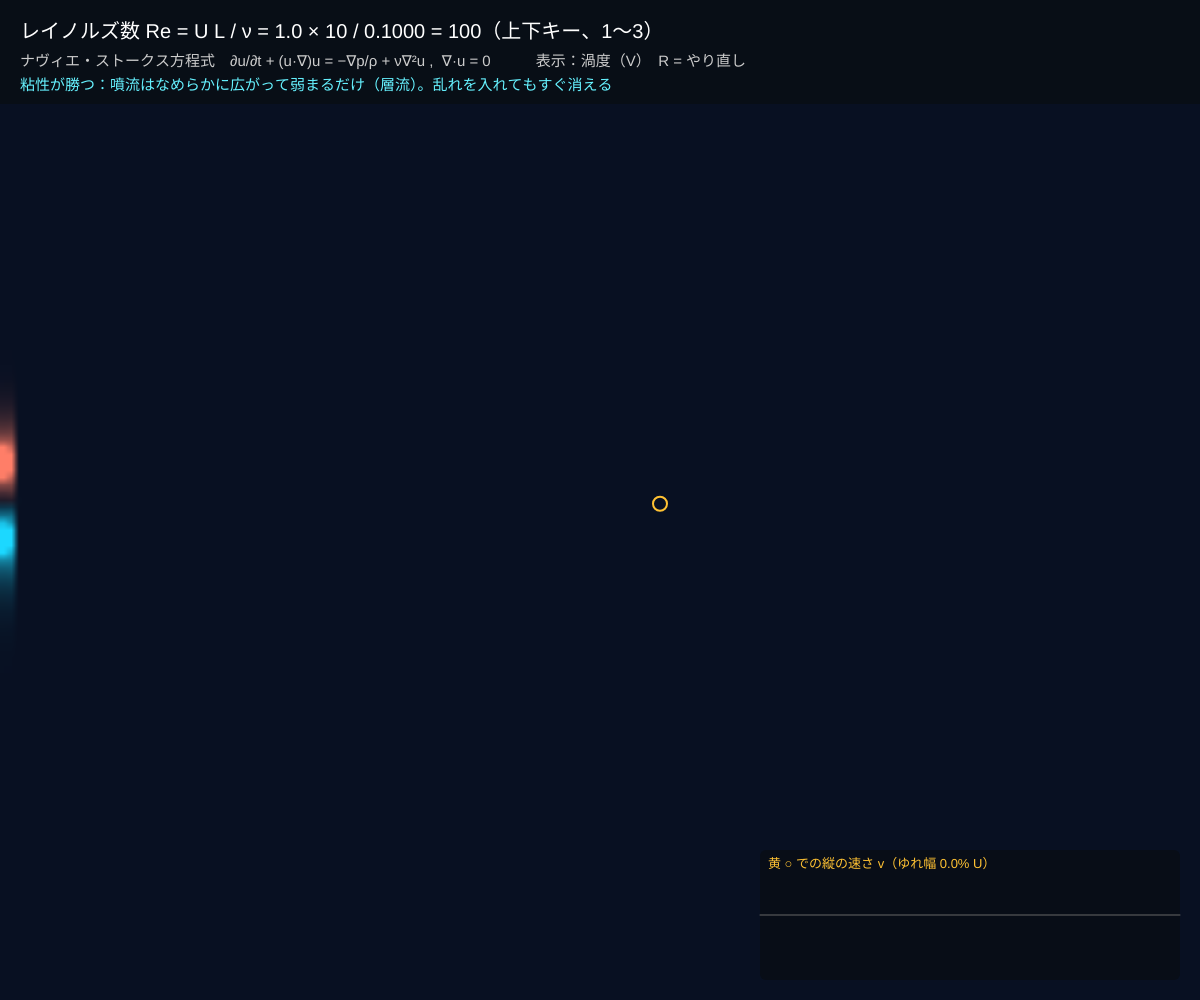
Frame 1 (no input)
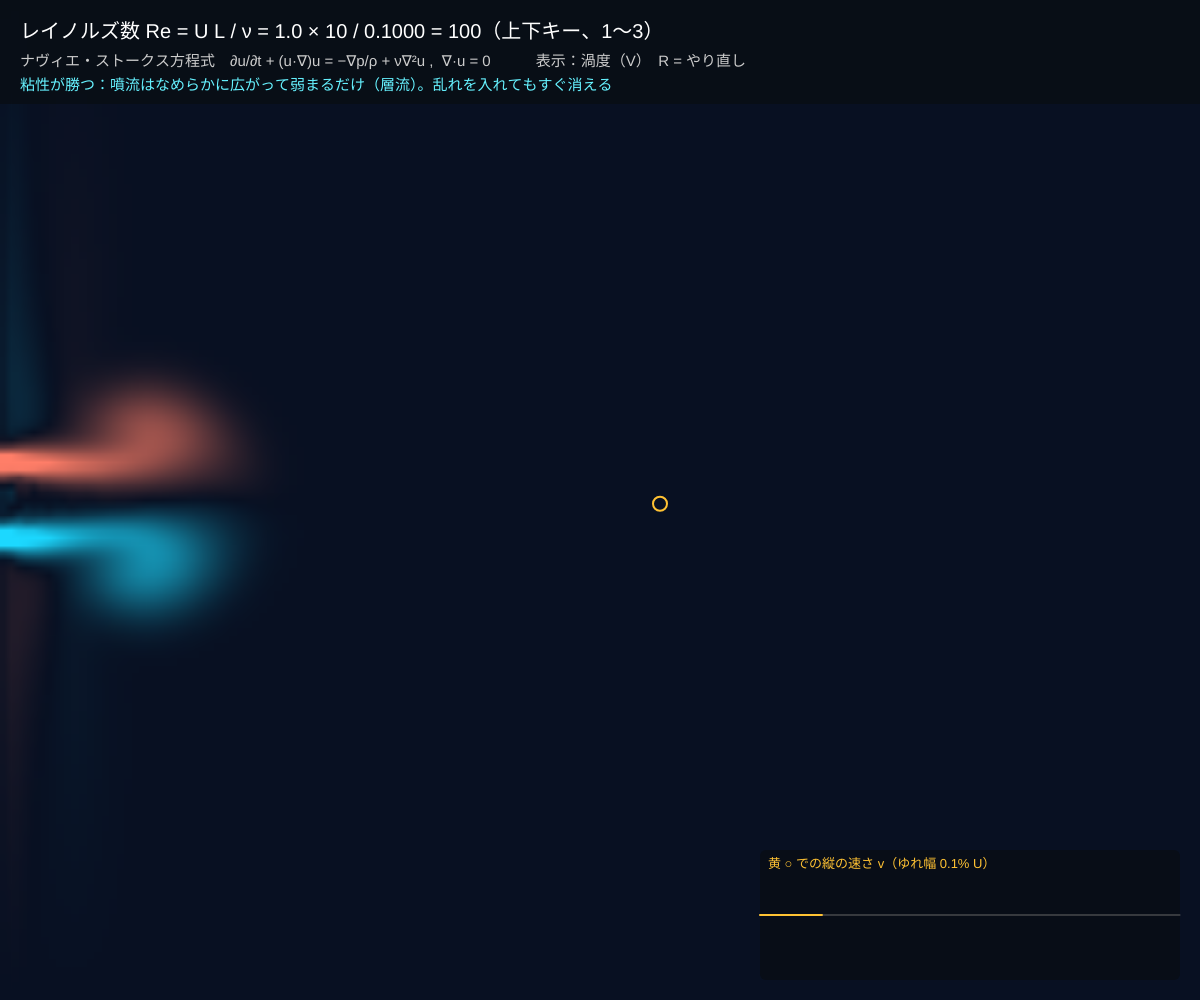
Frame 60 (no input)
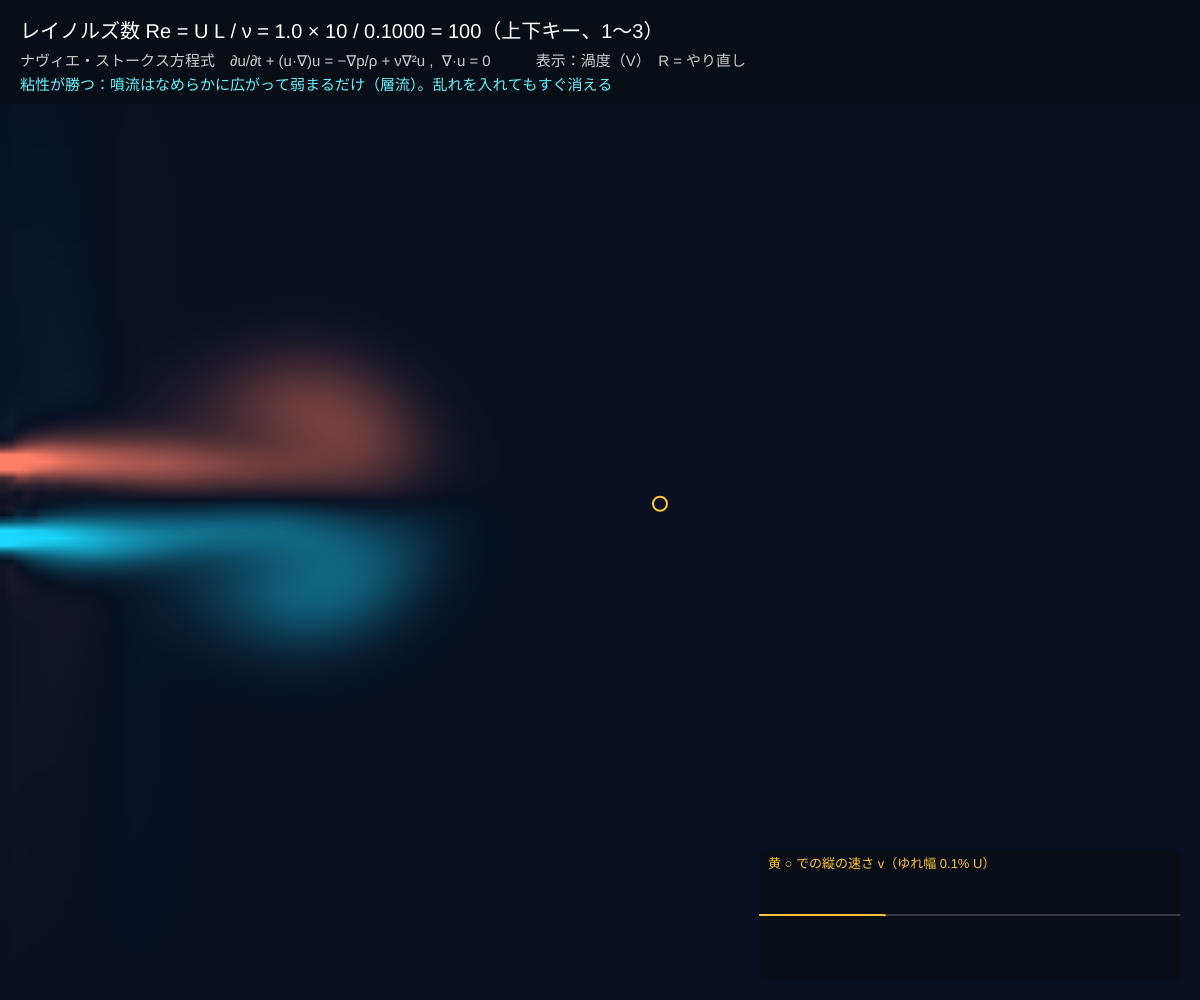
Frame 120 (the mouse pressed at the canvas centre since frame 60)

The p5.js sketch that drew these frames (run headless with seeded random() and noise() and a simulated clock; from frame 60 on, the mouse is pressed at the canvas centre):

// p5.js sketch
// ── sketch.js
// ============================================
// 08 レイノルズ数　Re = U L / ν
// ナヴィエ・ストークス方程式の「移流（慣性）」と「粘性」の強さの比。流れの性格はこの 1 つの数で決まる
//   ∂u/∂t + (u·∇)u = −∇p/ρ + ν∇²u ,　∇·u = 0　　（07 と同じソルバーで解いている）
//   Re が小さい：粘性が勝ち、乱れはすぐ消える → 層流（なめらか）
//   Re が大きい：慣性が勝ち、小さな乱れが育つ → 渦ができ、やがて乱流へ
// 左のノズルから速さ U・幅 L の噴流を出し、ν を変えて Re を変える
// 上下キー = Re / 1〜3 = Re 10・100・1000 / V = 渦度／染料 / R = やり直し
// ============================================

let Re = 100; // ★ レイノルズ数
let Ujet = 1.0; // ★ 噴流の速さ U [マス/ステップ]
let L = 10; // ★ ノズルの幅 L [マス]
let coflow = 0.12; // ★ まわりのゆっくりした流れ（U に対する割合）
let wobble = 0.03; // ★ ノズルの出口に入れる小さなゆれ（自然界にいつもある「乱れのたね」）
let NX = 160, NY;
let viewNo = 0, dt = 1;
let W2, u, v, u0, v0, p, dvg, dye, dye0, img, inflow;
let probe = [];

function setup() {
  createCanvas(windowWidth, windowHeight);
  colorMode(HSB, 360, 100, 100, 100);
  NY = Math.max(16, Math.round(NX * height / width));
  W2 = NX + 2;
  img = createImage(NX, NY);
  restart();
}

function restart() {
  let n = W2 * (NY + 2);
  u = new Float32Array(n); v = new Float32Array(n); u0 = new Float32Array(n); v0 = new Float32Array(n);
  p = new Float32Array(n); dvg = new Float32Array(n); dye = new Float32Array(n); dye0 = new Float32Array(n);
  inflow = new Float32Array(NY + 2);
  // ノズルの速度分布：まん中の幅 L だけ速い（角は少し丸める）
  for (let j = 0; j <= NY + 1; j++) inflow[j] = Ujet * (coflow + (1 - coflow) * 0.5 * (1 + Math.tanh((L / 2 - Math.abs(j - (NY + 1) / 2)) / 1.2)));
  for (let j = 0; j <= NY + 1; j++) for (let i = 0; i <= NX + 1; i++) u[IX(i, j)] = Ujet * coflow;
  probe = [];
}

function IX(i, j) { return i + W2 * j; }
function viscosity() { return Ujet * L / Re; } // ★ Re = U L / ν　→　ν = U L / Re

// ナヴィエ・ストークス方程式を 1 歩進める（07 と同じ：粘性 → 移流 → 圧力）
function stepFluid() {
  let nu = viscosity();
  u0.set(u); v0.set(v);
  diffuse(1, u, u0, nu); diffuse(2, v, v0, nu);
  u0.set(u); v0.set(v);
  advect(1, u, u0, u0, v0); advect(2, v, v0, u0, v0);
  project();
  dye0.set(dye);
  advect(0, dye, dye0, u, v);
  for (let k = 0; k < u.length; k++) {
    if (!(Math.abs(u[k]) < 8)) u[k] = constrain(u[k] || 0, -8, 8);
    if (!(Math.abs(v[k]) < 8)) v[k] = constrain(v[k] || 0, -8, 8);
  }
}

function diffuse(b, x, x0, k) { let a = dt * k; linSolve(b, x, x0, a, 1 + 4 * a, 14); }

function advect(b, d, d0, uu, vv) {
  for (let j = 1; j <= NY; j++) for (let i = 1; i <= NX; i++) {
    let n = IX(i, j);
    let x = constrain(i - dt * uu[n], 0.5, NX + 0.5), y = constrain(j - dt * vv[n], 0.5, NY + 0.5);
    let i0 = Math.floor(x), j0 = Math.floor(y), s = x - i0, t = y - j0, m = IX(i0, j0);
    d[n] = (1 - s) * ((1 - t) * d0[m] + t * d0[m + W2]) + s * ((1 - t) * d0[m + 1] + t * d0[m + 1 + W2]);
  }
  setBnd(b, d);
}

function project() {
  for (let j = 1; j <= NY; j++) for (let i = 1; i <= NX; i++) {
    let n = IX(i, j);
    dvg[n] = -0.5 * (u[n + 1] - u[n - 1] + v[n + W2] - v[n - W2]);
  }
  linSolve(3, p, dvg, 1, 4, 40);
  for (let j = 1; j <= NY; j++) for (let i = 1; i <= NX; i++) {
    let n = IX(i, j);
    u[n] -= 0.5 * (p[n + 1] - p[n - 1]);
    v[n] -= 0.5 * (p[n + W2] - p[n - W2]);
  }
  setBnd(1, u); setBnd(2, v);
}

function draw() {
  stepFluid();
  render();
  image(img, 0, 0, width, height);

  // ---- 観測点（ノズルから 0.55 画面ぶん下流）での縦方向の速さ v の記録
  let pi = Math.floor(NX * 0.55), pj = Math.floor((NY + 1) / 2);
  probe.push(v[IX(pi, pj)]);
  if (probe.length > 400) probe.shift();
  let px = pi / NX * width, py = pj / NY * height;
  noFill(); stroke(42, 80, 100); strokeWeight(2); circle(px, py, 14);
  let gx = width - 440, gy = height - 150, gw = 420, gh = 130, amp = 0;
  noStroke(); fill(215, 60, 8, 80); rect(gx, gy, gw, gh, 6);
  stroke(0, 0, 40); strokeWeight(1); line(gx, gy + gh / 2, gx + gw, gy + gh / 2);
  stroke(42, 80, 100); strokeWeight(2); noFill();
  if (probe.length > 1) {
    beginShape();
    for (let k = 0; k < probe.length; k++) { vertex(gx + k / 400 * gw, gy + gh / 2 - constrain(probe[k] / Ujet * gh, -gh / 2, gh / 2)); amp = Math.max(amp, Math.abs(probe[k])); }
    endShape();
  }
  noStroke(); fill(42, 80, 100); textSize(13);
  text('黄 ○ での縦の速さ v（ゆれ幅 ' + nf(amp / Ujet * 100, 1, 1) + '% U）', gx + 8, gy + 18);

  // ---- 文字
  noStroke(); fill(215, 60, 8, 78); rect(0, 0, width, 104);
  let nu = viscosity();
  fill(0, 0, 100); textSize(20);
  text('レイノルズ数 Re = U L / ν = ' + nf(Ujet, 1, 1) + ' × ' + L + ' / ' + nf(nu, 1, 4) + ' = ' + nf(Re, 1, 0) + '（上下キー、1〜3）', 20, 38);
  fill(0, 0, 80); textSize(15);
  text('ナヴィエ・ストークス方程式　∂u/∂t + (u·∇)u = −∇p/ρ + ν∇²u ,  ∇·u = 0　　　表示：' + (viewNo === 0 ? '渦度' : '染料') + '（V）　R = やり直し', 20, 66);
  fill(Re < 150 ? 185 : Re < 700 ? 42 : 12, 60, 100);
  text(Re < 150 ? '粘性が勝つ：噴流はなめらかに広がって弱まるだけ（層流）。乱れを入れてもすぐ消える' : Re < 700 ? '慣性と粘性がせりあう：噴流がうねり始め、上下に渦が並ぶ' : '慣性が勝つ：小さな乱れがすぐに育ち、渦がぶつかり合って不規則になる（乱流への入り口）', 20, 90);
}

function keyPressed() {
  if (key === UP_ARROW) Re = Math.min(Re * 1.5, 5000);
  if (key === DOWN_ARROW) Re = Math.max(Re / 1.5, 2);
  if (key === '1') Re = 10;
  if (key === '2') Re = 100;
  if (key === '3') Re = 1000;
  if (key === 'v' || key === 'V') viewNo = 1 - viewNo;
  if (key === 'r' || key === 'R') restart();
}

// ---------- やってみよう ----------
// 1. 1 → 2 → 3 と押して比べる。噴流がうねり始める Re はどのくらい？（上下キーで細かくさがす）
// 2. 右下のグラフ：Re が小さいとゆれ幅はほぼ 0、大きいと不規則にゆれる。「規則的」にゆれる Re はある？
// 3. wobble を 0 にする。Re = 1000 でもなめらかなまま？ → 乱れの「たね」がないと育たない
// 4. L を 20 にすると Re は 2 倍。U を 2 倍にしても 2 倍。同じ Re なら同じ流れになる？（相似則）
// 5. 身のまわりの Re を計算しよう：ν（水）≈ 10⁻⁶ m²/s、ν（空気）≈ 1.5 × 10⁻⁵ m²/s。泳ぐ人、飛ぶ蚊、歩く人のまわりの空気
// ※ 格子があらいので、計算そのものがもつ「にせの粘性（数値粘性）」があり、本当の Re は表示より少し低い


// ==================================================
// ここから下は「解くための道具」と「色をつける道具」です（07 とほぼ同じ。ちがうのは境界だけ）
// ==================================================
function linSolve(b, x, x0, a, c, iters) {
  let ic = 1 / c;
  for (let k = 0; k < iters; k++) {
    for (let j = 1; j <= NY; j++) {
      let r = j * W2;
      for (let i = 1; i <= NX; i++) { let n = r + i; x[n] = (x0[n] + a * (x[n - 1] + x[n + 1] + x[n - W2] + x[n + W2])) * ic; }
    }
    setBnd(b, x);
  }
}
// 境界条件：左 = 流入（ノズル）、右 = 流出（そのまま出ていく）、上下 = すべる壁
// b = 1：u、2：v、3：圧力、0：染料
function setBnd(b, x) {
  for (let i = 1; i <= NX; i++) {
    x[IX(i, 0)] = b === 2 ? -x[IX(i, 1)] : x[IX(i, 1)];
    x[IX(i, NY + 1)] = b === 2 ? -x[IX(i, NY)] : x[IX(i, NY)];
  }
  for (let j = 0; j <= NY + 1; j++) {
    let jet = inflow[j] > Ujet * (coflow + 1) / 2;
    if (b === 1) { x[IX(0, j)] = inflow[j]; x[IX(1, j)] = inflow[j]; }
    else if (b === 2) { let w = jet ? wobble * Ujet * (Math.sin(frameCount * 1.57 * Ujet / L) + Math.random() * 2 - 1) : 0; x[IX(0, j)] = w; x[IX(1, j)] = w; }
    else if (b === 0) { x[IX(0, j)] = jet ? 1 : 0; x[IX(1, j)] = jet ? 1 : 0; }
    else x[IX(0, j)] = x[IX(1, j)];
    x[IX(NX + 1, j)] = b === 3 ? -x[IX(NX, j)] : x[IX(NX, j)]; // 出口：圧力 0、ほかは「こう配 0」
  }
}
function render() {
  img.loadPixels();
  let px = img.pixels;
  for (let j = 1; j <= NY; j++) for (let i = 1; i <= NX; i++) {
    let n = IX(i, j), k = ((i - 1) + (j - 1) * NX) * 4, r, g, b;
    if (viewNo === 1) {
      let d = Math.min(dye[n], 1.2);
      r = 8 + 150 * d * d * 0.6; g = 16 + 190 * d; b = 34 + 220 * d;
    } else { // 渦度：反時計回り = 赤、時計回り = 青
      let s = -0.5 * (v[n + 1] - v[n - 1] - u[n + W2] + u[n - W2]) * 5 / Ujet, a = Math.min(Math.abs(s), 1);
      r = 8 + (s > 0 ? 247 : 20) * a; g = 16 + (s > 0 ? 110 : 200) * a; b = 34 + (s > 0 ? 70 : 221) * a;
    }
    px[k] = r; px[k + 1] = g; px[k + 2] = b; px[k + 3] = 255;
  }
  img.updatePixels();
}
